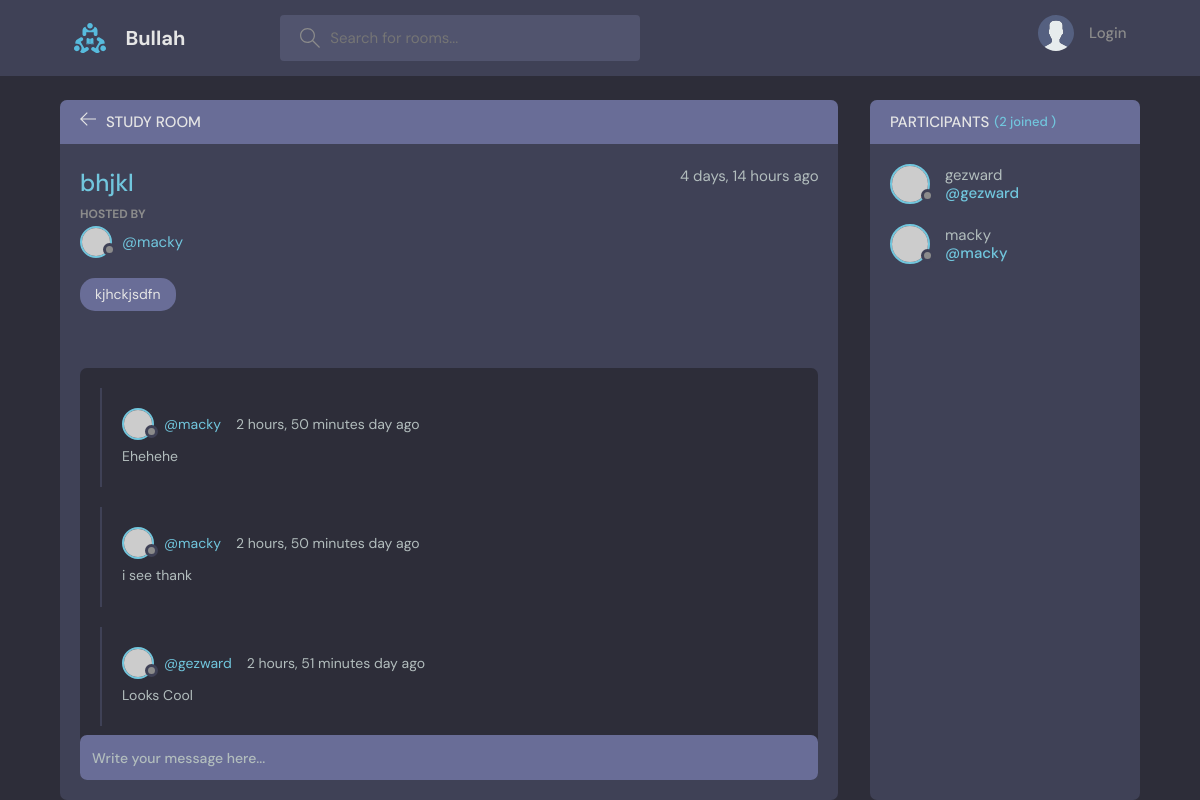
The page /room/10/ on the database its author committed.
### base/models.py (models this page shows, shortened)
class Room(models.Model):
    host = models.ForeignKey(User, on_delete=models.SET_NULL, null=True)
    topic = models.ForeignKey(Topic, on_delete=models.SET_NULL, null=True)
    name = models.CharField(max_length=200, null=True)
    description = models.TextField(null=True, blank=True)
    participants = models.ManyToManyField(User, related_name='participants', blank=True)
    updated = models.DateTimeField(auto_now=True)
    created = models.DateTimeField(auto_now_add=True)
    class Meta:
        ordering = ['-updated', '-created']

class Topic(models.Model):
    name = models.CharField(max_length=2000, null=True)
    def __str__(self):
        return self.name

class Message(models.Model):
    user = models.ForeignKey(User, on_delete=models.CASCADE)
    room = models.ForeignKey(Room, on_delete=models.CASCADE)
    body = models.TextField(null=True)
    updated = models.DateTimeField(auto_now=True, null=True)
    created = models.DateTimeField(auto_now_add=True, null=True)
    class Meta:
        ordering = ['-updated', '-created']

### base/views.py (the view, shortened to what this page needs)
# urls.py: path('room/<str:pk>/', views.room, name='room'),
def room(request, pk):
    room = Room.objects.get(id=pk)
    room_messages = room.message_set.all().order_by('-created')
    participants = room.participants.all()
    context = {'room': room, 'room_messages': room_messages, 'participants': participants}
    return render(request, 'base/room.html', context)

### base/templates/base/room.html (shortened to what this page needs)
{% extends 'main.html' %}
{% block content %}
    <main class="profile-page layout layout--2">
        <div class="container">
            <div class="room">
                <div class="room__top">
                    <div class="room__topLeft">
                        <a href="{% url 'home' %}">
                            <svg version="1.1" xmlns="http://www.w3.org/2000/svg" width="32" height="32"
                                 viewBox="0 0 32 32">
                                <title>arrow-left</title>
                                <path
                                        d="M13.723 2.286l-13.723 13.714 13.719 13.714 1.616-1.611-10.96-10.96h27.625v-2.286h-27.625l10.965-10.965-1.616-1.607z"
                                ></path>
                            </svg>
                        </a>
                        <h3>Study Room</h3>
                    </div>
                </div>
                <div class="room__box scroll">
                    <div class="room__header scroll">
                        <div class="room__info">
                            <h3>{{ room.name }}</h3>
                            <span>{{ room.created|timesince }} ago</span>
                        </div>
                        <div class="room__hosted">
                            <p>Hosted By</p>
                            <a href="{% url 'user-profile' room.host.id %}" class="room__author">
                                <div class="avatar avatar--small">
                                    <img src="https://randomuser.me/api/portraits/men/37.jpg"/>
                                </div>
                                <span>@{{ room.host.username }}</span>
                            </a>
                        </div>
                        <span class="room__topics">{{ room.topic }}</span>
                    </div>
                    <div class="room__conversation">
                        <div class="threads scroll">
                            {% for message in room_messages %}
                                <div class="thread">
                                    <div class="thread__top">
                                        <div class="thread__author">
                                            <a href="{% url 'user-profile' message.user.id %}"
                                               class="thread__authorInfo">
                                                <div class="avatar avatar--small">
                                                    <img src="https://randomuser.me/api/portraits/men/37.jpg"/>
                                                </div>
                                                <span>@{{ message.user.username }}</span>
                                            </a>
                                            <span class="thread__date">{{ message.created |timesince }} day ago</span>
                                        </div>
                                    </div>
                                    <div class="thread__details">
                                        {{ message.body }}
                                    </div>
                                </div>
                            {% endfor %}
                        </div>
                    </div>
                </div>
                <div class="room__message">
                    <form action="" method="POST">
                        <input name="body" placeholder="Write your message here..."/></form>
                </div>
            </div>
            <div class="participants">
                <h3 class="participants__top">Participants <span>({{ participants.count }} joined )</span></h3>
                <div class="participants__list scroll">
                    {% for user in participants %}
                        <a href="{% url 'user-profile' user.id %}" class="participant">
                            <div class="avatar avatar--medium">
                                <img src="https://randomuser.me/api/portraits/men/37.jpg"/>
                            </div>
                            <p>
                                {{ user.username }}
                                <span>@{{ user.username }}</span>
                            </p>
                        </a>
                    {% endfor %}
                </div>
            </div>
        </div>
    </main>
{% endblock content %}

### rows shown on the page
Room: name "bhjkl", created "4 days, 14 hours", host.username "macky", topic "kjhckjsdfn"
Message: user.username "macky", created "2 hours, 50 minutes", body "Ehehehe"
Message: user.username "macky", created "2 hours, 50 minutes", body "i see thank"
Message: user.username "gezward", created "2 hours, 51 minutes", body "Looks Cool"

### other values the page prints
{{ participants.count }} "2"
{{ user.username }} "gezward"
{{ user.username }} "macky"
